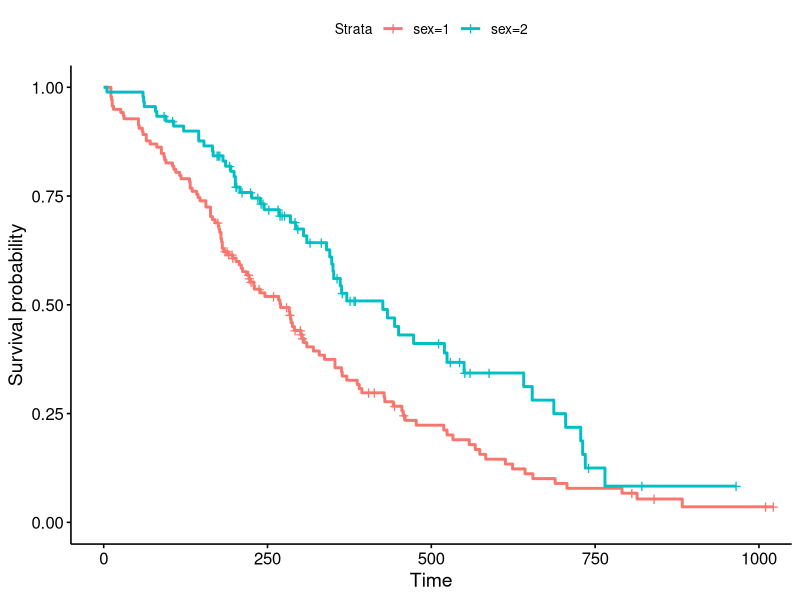
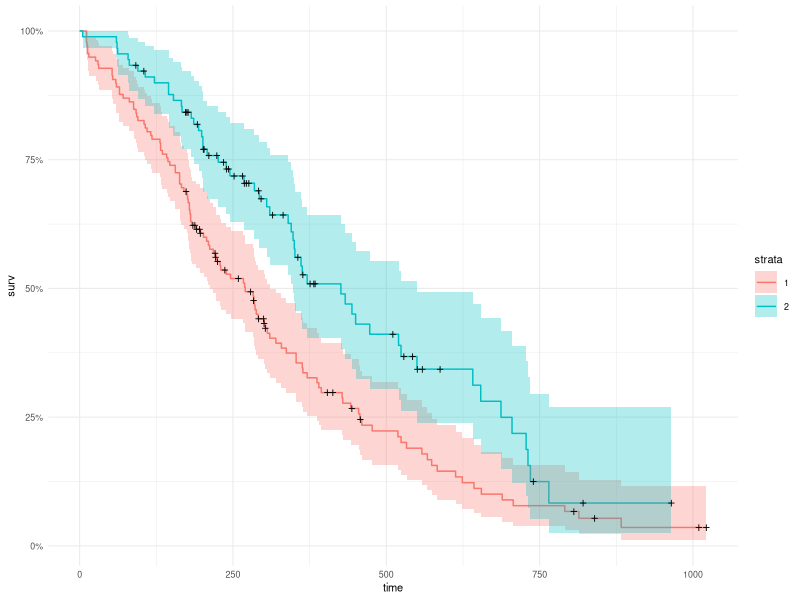
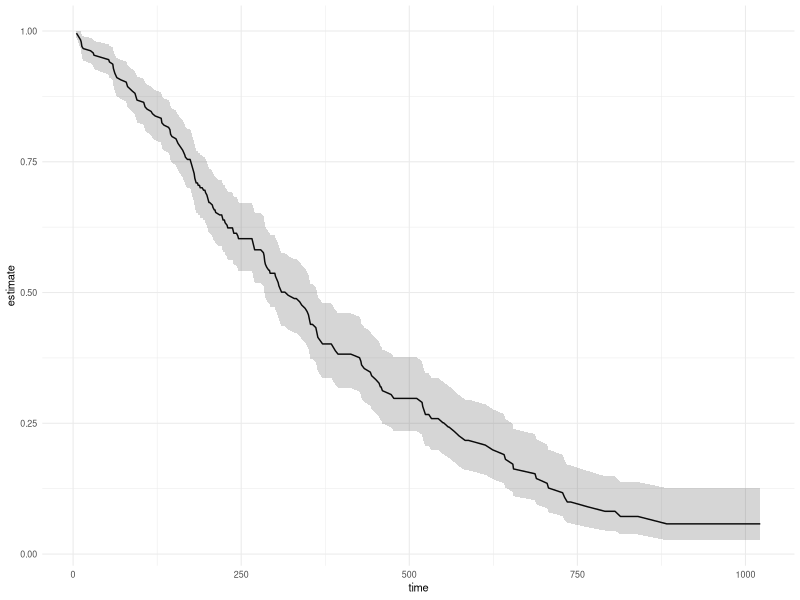
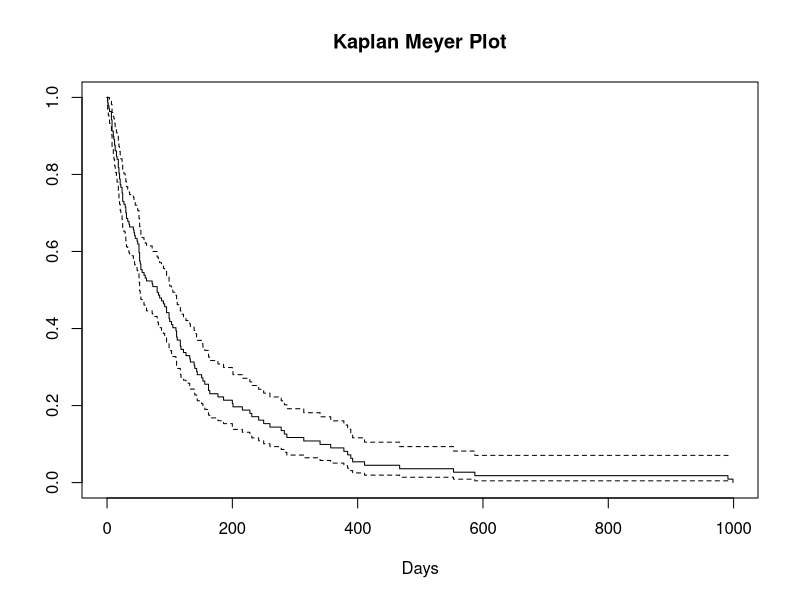
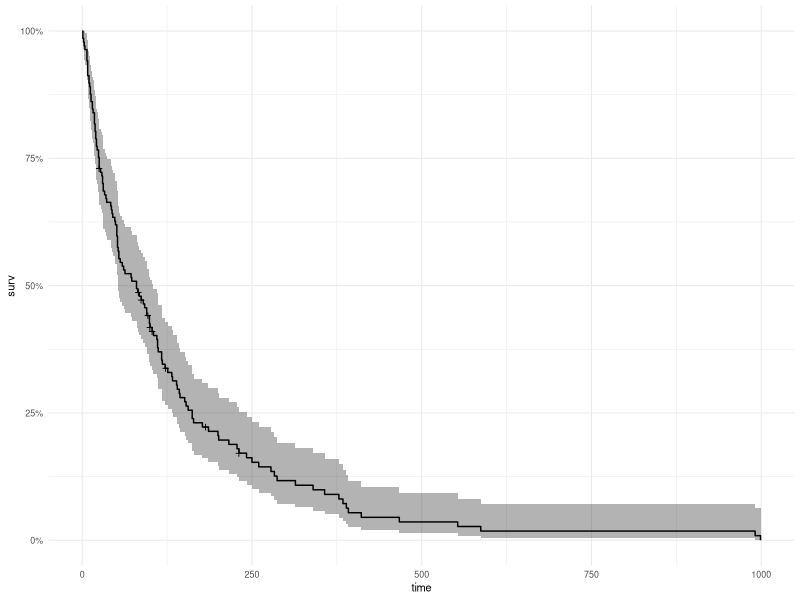
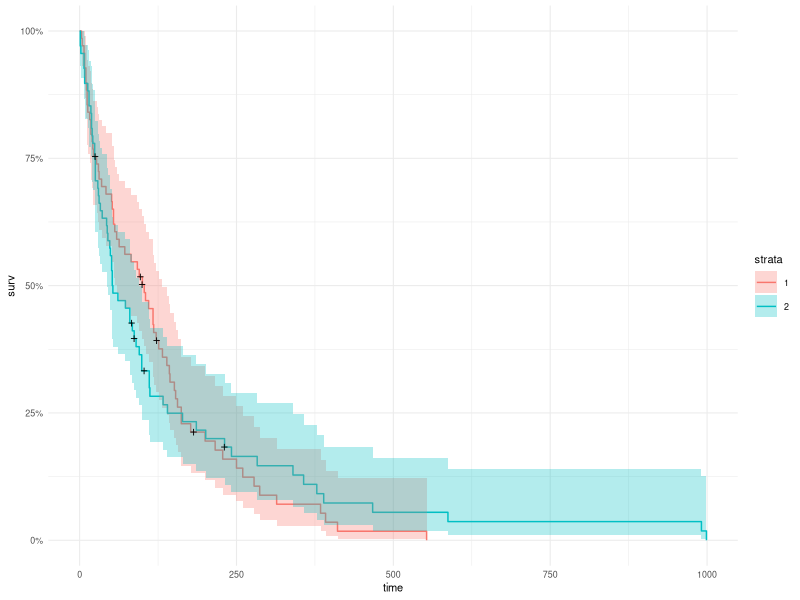
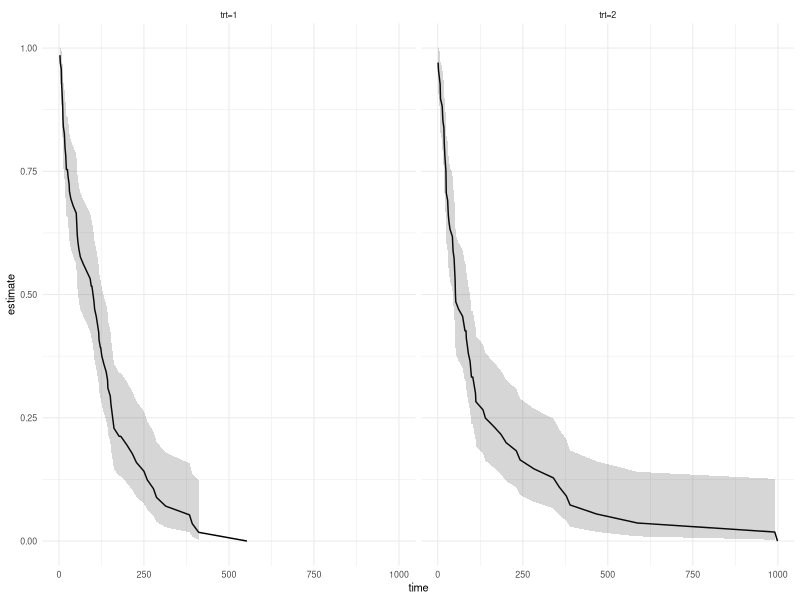
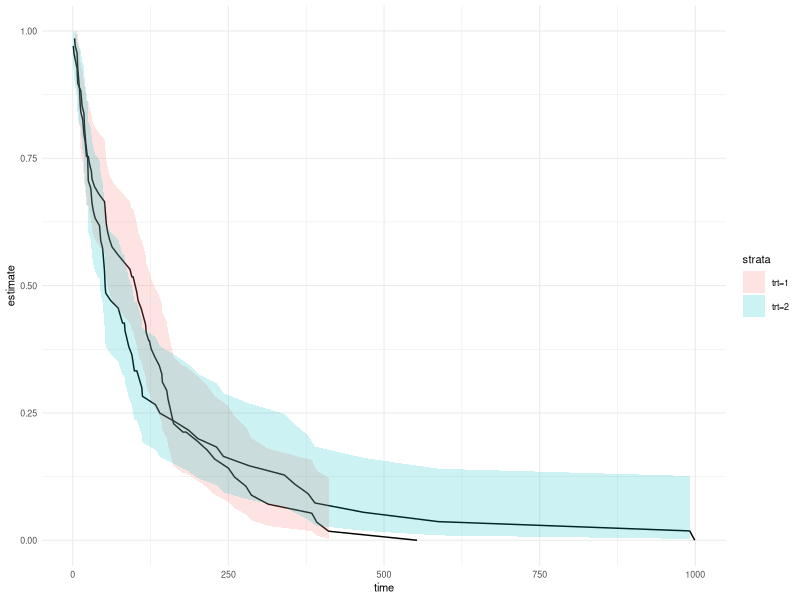

These charts were generated, in order, by the following R code:
## ---- chunk 1
knitr::opts_chunk$set(echo = TRUE, warning=FALSE, message=FALSE)
## ---- chunk 2
library(rmarkdown)
library(ggplot2)
library(dplyr)
library(tidyr)
library(readr)
library(here)
library(patchwork)
library(survminer)
library(ggfortify)

theme_set(theme_minimal(base_size = 8))
#theme_set(theme_linedraw(base_size = 8))
## ---- chunk 3
require("survival")
fit <- survfit(Surv(time, status) ~ sex, data = lung)
ggsurvplot(fit, data = lung)
## ---- chunk 4
fit
## ---- chunk 5
library(ggfortify)
library(survival)
fit <- survfit(Surv(time, status) ~ sex, data = lung)
autoplot(fit)
## ---- chunk 6
library(broom)
library(survival)

surv_fit <- survfit(coxph(Surv(time, status) ~ age + sex, lung))
surv_fit

td <- tidy(surv_fit)
head(td)

library(ggplot2)
ggplot(td, aes(time, estimate)) + geom_line() +
    geom_ribbon(aes(ymin = conf.low, ymax = conf.high), alpha = .2)



## ---- chunk 7
td %>% glimpse()
## ---- chunk 8
lung %>% glimpse()

surv_fit <- survfit(coxph(Surv(time, status) ~ age + sex, lung))
surv_fit

td <- tidy(surv_fit)
td %>% glimpse()

## ---- chunk 9
#https://rviews.rstudio.com/2017/09/25/survival-analysis-with-r/
library(survival)
library(ranger)
library(ggplot2)
library(dplyr)
library(ggfortify)

data(veteran)
head(veteran)
## ---- chunk 10
km <- with(veteran, Surv(time, status))
head(km,80)
km_fit <- survfit(Surv(time, status) ~ 1, data=veteran)
summary(km_fit, times = c(1,30,60,90*(1:10)))

plot(km_fit, xlab="Days", main = 'Kaplan Meyer Plot') #base graphics is always ready
autoplot(km_fit)

## ---- chunk 11
km_trt_fit <- survfit(Surv(time, status) ~ trt, data=veteran)
autoplot(km_trt_fit)
## ---- chunk 12
km_trt_fit_tidy <- tidy(km_trt_fit)
km_trt_fit_tidy %>% glimpse()

km_trt_fit_tidy %>%
  ggplot(aes(time, estimate)) + 
  geom_line() +
  geom_ribbon(aes(ymin = conf.low, ymax = conf.high), alpha = .2) +
  facet_wrap(~strata)


km_trt_fit_tidy %>%
  ggplot(aes(time, estimate, group=strata, fill = strata)) + 
  geom_line() +
  geom_ribbon(aes(ymin = conf.low, ymax = conf.high), alpha = .2) 


## ---- chunk 13
vet <- mutate(veteran, AG = ifelse((age < 60), "LT60", "OV60"),
              AG = factor(AG),
              trt = factor(trt,labels=c("standard","test")),
              prior = factor(prior,labels=c("N0","Yes")))

km_AG_fit <- survfit(Surv(time, status) ~ AG, data=vet)
autoplot(km_AG_fit)
## ---- chunk 14
cox <- coxph(Surv(time, status) ~ trt + celltype + karno + diagtime + age + prior , data = vet)
summary(cox)
## ---- chunk 15
cox_fit <- survfit(cox)
plot(cox_fit, main = "cph model", xlab="Days")
autoplot(cox_fit)
## ---- chunk 16
aa_fit <-aareg(Surv(time, status) ~ trt + celltype +
                 karno + diagtime + age + prior , 
                 data = vet)
aa_fit
## ---- chunk 17
autoplot(aa_fit)
## ---- chunk 18
# ranger model
r_fit <- ranger(Surv(time, status) ~ trt + celltype + 
                     karno + diagtime + age + prior,
                     data = vet,
                     mtry = 4,
                     importance = "permutation",
                     splitrule = "extratrees",
                     verbose = TRUE)

# Average the survival models
death_times <- r_fit$unique.death.times 
surv_prob <- data.frame(r_fit$survival)
avg_prob <- sapply(surv_prob,mean)

# Plot the survival models for each patient
plot(r_fit$unique.death.times,r_fit$survival[1,], 
     type = "l", 
     ylim = c(0,1),
     col = "red",
     xlab = "Days",
     ylab = "survival",
     main = "Patient Survival Curves")

#
cols <- colors()
for (n in sample(c(2:dim(vet)[1]), 20)){
  lines(r_fit$unique.death.times, r_fit$survival[n,], type = "l", col = cols[n])
}
lines(death_times, avg_prob, lwd = 2)
legend(500, 0.7, legend = c('Average = black'))
## ---- chunk 19
vi <- data.frame(sort(round(r_fit$variable.importance, 4), decreasing = TRUE))
names(vi) <- "importance"
head(vi)
## ---- chunk 20
cat("Prediction Error = 1 - Harrell's c-index = ", r_fit$prediction.error)
## Prediction Error = 1 - Harrell's c-index =  0.3087233
## ---- chunk 21
# Set up for ggplot
kmi <- rep("KM",length(km_fit$time))
km_df <- data.frame(km_fit$time,km_fit$surv,kmi)
names(km_df) <- c("Time","Surv","Model")

coxi <- rep("Cox",length(cox_fit$time))
cox_df <- data.frame(cox_fit$time,cox_fit$surv,coxi)
names(cox_df) <- c("Time","Surv","Model")

rfi <- rep("RF",length(r_fit$unique.death.times))
rf_df <- data.frame(r_fit$unique.death.times,avg_prob,rfi)
names(rf_df) <- c("Time","Surv","Model")

plot_df <- rbind(km_df,cox_df,rf_df)

p <- ggplot(plot_df, aes(x = Time, y = Surv, color = Model))
p + geom_line()
